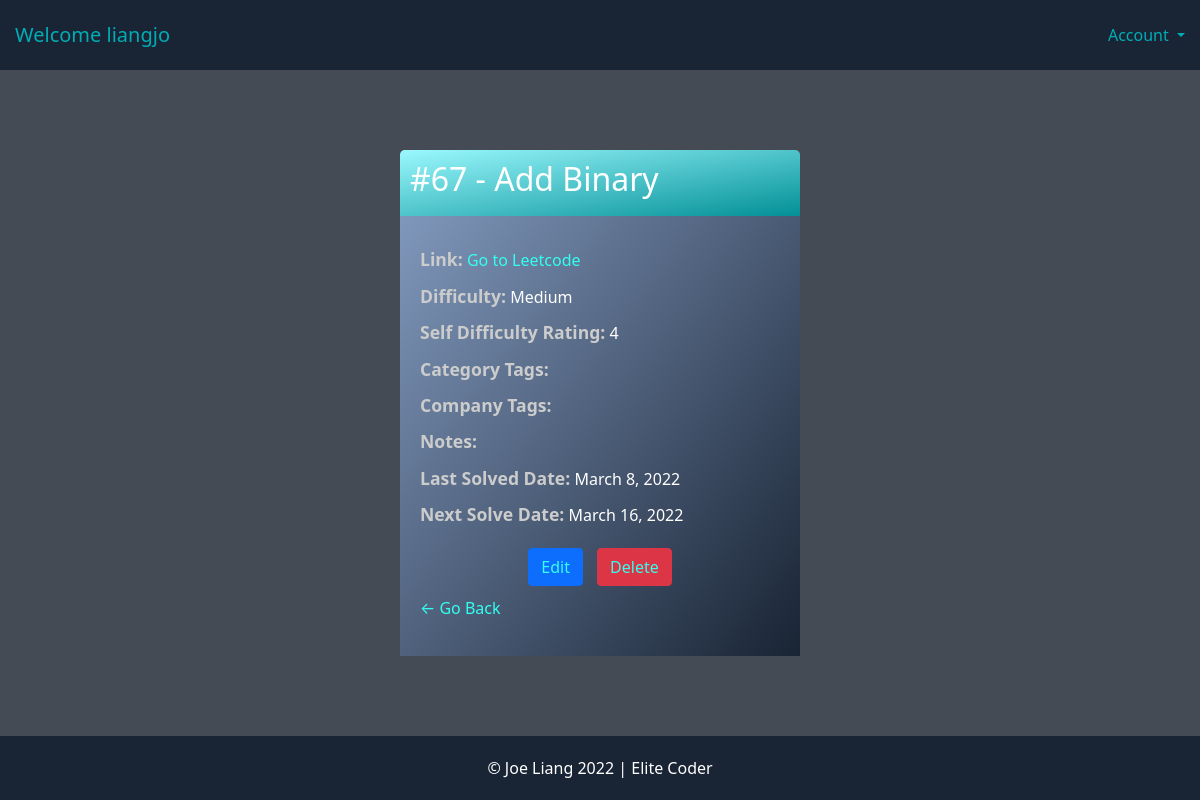
/problem/19/ (signed in), run on an earlier commit of the app's database.
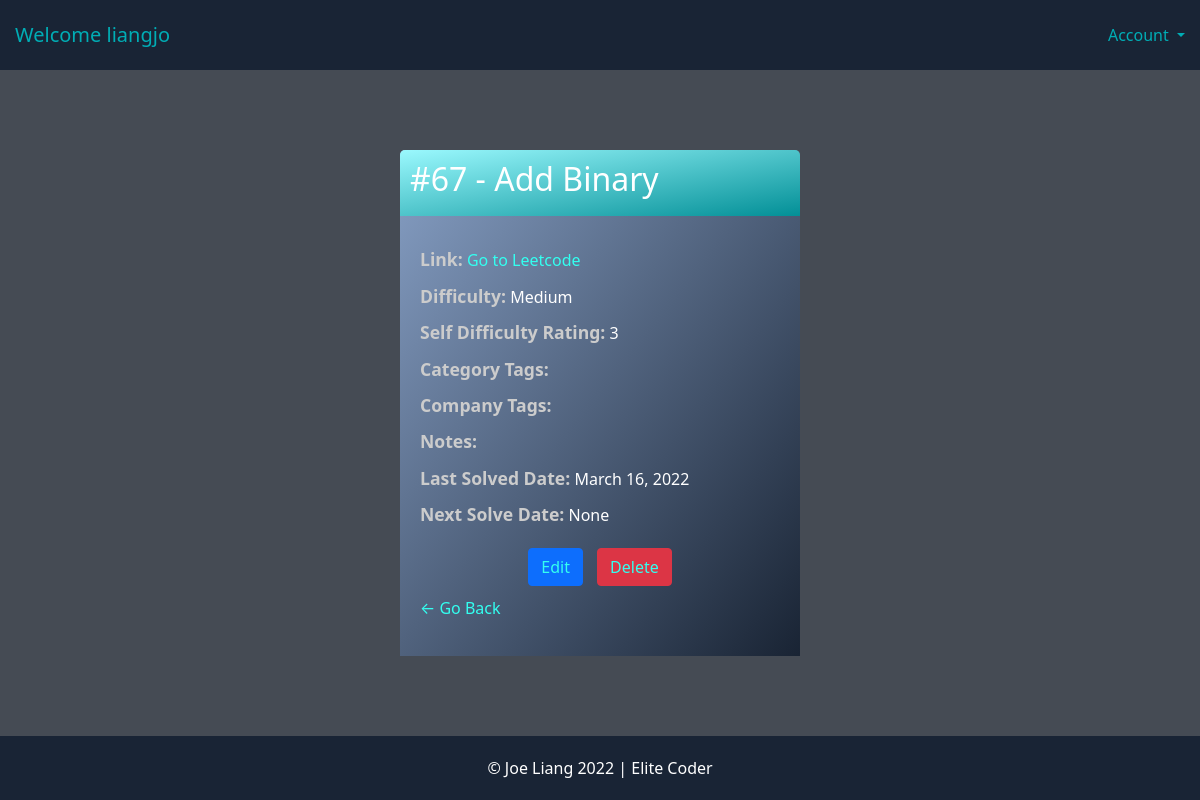
And on a later commit of the database.
### account/models.py (models this page shows, shortened)
class Account(AbstractBaseUser):
	email 					= models.EmailField(verbose_name="email", max_length=60, unique=True)
	username 				= models.CharField(max_length=30, unique=True)
	date_joined				= models.DateTimeField(verbose_name='date joined', auto_now_add=True)
	last_login				= models.DateTimeField(verbose_name='last login', auto_now=True)
	is_admin				= models.BooleanField(default=False)
	is_active				= models.BooleanField(default=True)
	is_staff				= models.BooleanField(default=False)
	is_superuser			= models.BooleanField(default=False)
	hide_email				= models.BooleanField(default=True)
	USERNAME_FIELD = 'email'
	REQUIRED_FIELDS = ['username']
	objects = MyAccountManager()
	def __str__(self):
		return self.username

### base/models.py (models this page shows, shortened)
class Problem(models.Model):
   user = models.ForeignKey(User, on_delete=models.CASCADE, null=True, blank=True)
   number = models.PositiveIntegerField()
   title = models.CharField(max_length=100)
   link = models.URLField(max_length=500, default="")
   difficulty = models.CharField(max_length=6, choices=DIFFICULTY_CHOICES, default='medium')
   rating = models.CharField(verbose_name='Self Difficulty Rating', max_length=2, choices=RATING_CHOICES, default='3')
   categories = models.TextField(default='', verbose_name="Category Tags (comma separated)", blank=True)
   companies = models.TextField(default='', verbose_name="Company Tags (comma separated)", blank=True)
   notes = models.TextField(default='', blank=True)
   last_solved = models.DateField(default=date.today)
   next_solve = models.DateField(null=True, blank=True)
   def __str__(self):
      return '#'+str(self.number)+' - '+self.title

### base/views.py (the view)
# urls.py: path('problem/<int:pk>/', ProblemDetail.as_view(), name='problem-detail'),
class ProblemDetail(LoginRequiredMixin, DetailView):
    model = Problem
    context_object_name = 'problem'

### base/templates/base/problem_detail.html
{% extends 'base/base.html' %}
{% block content %}
<div class="form-small">
    <div class="header-bar">
        <h2>{{problem}}</h2>
    </div>
    <div class="card-body">
        <div class="detail-item"><span class="detail-item-name">Link:</span> <a href={{problem.link}} target="_blank">Go to Leetcode</a></div>
        <div class="detail-item"><span class="detail-item-name">Difficulty:</span> {{problem.difficulty}}</div>
        <div class="detail-item"><span class="detail-item-name">Self Difficulty Rating:</span> {{problem.rating}}</div>
        <div class="detail-item"><span class="detail-item-name">Category Tags:</span> {{problem.categories}}</div>
        <div class="detail-item"><span class="detail-item-name">Company Tags:</span> {{problem.companies}}</div>
        <div class="detail-item"><span class="detail-item-name">Notes:</span> {{problem.notes}}</div>
        <div class="detail-item"><span class="detail-item-name">Last Solved Date:</span> {{problem.last_solved}}</div>
        <div class="detail-item"><span class="detail-item-name">Next Solve Date:</span> {{problem.next_solve}}</div>
        <div style="text-align: center; margin-top: 20px;">
            <button style="margin-right: 10px;" class="btn btn-primary"><a href="{% url 'problem-update' problem.id %}">Edit</a></button>
            <button class="btn btn-danger"><a href="{% url 'problem-delete' problem.id %}">Delete</a></button>
        </div>
        <p><a href="{% url 'problems' %}">&#8592; Go Back</a></p>
    </div>
</div>
{% endblock content %}

### base/templates/base/base.html (shortened to what this page needs)
<!DOCTYPE html>
<html lang="en">
<head>
    <link rel="stylesheet" href="https://cdn.jsdelivr.net/npm/bootstrap@5.1.3/dist/css/bootstrap.min.css">
    {% load static %}
    <link href="{% static 'base.css' %}" rel="stylesheet">
    <link href="{% static 'header.css' %}" rel="stylesheet">
    <link href="{% static 'form.css' %}" rel="stylesheet">
    <link href="{% static 'responsive.css' %}" rel="stylesheet">
</head>
<body>
    {% include "base/header.html" %}
    <div class="content">
        {% block content %}
        {% endblock content %}
    </div>
    <footer>
        <div>&copy; Joe Liang <span id="year"></span> | <span>Elite Coder</span></div>
    </footer>
</body>
</html>

### base/templates/base/header.html (shortened to what this page needs)
<header>
    {% if request.user.is_authenticated %}
    <nav class="nav-head">
        <a class="navbar-brand" href="{% url 'problems' %}">Welcome {{request.user}}</a>
        <ul class="navbar-nav mr-auto">
            <li class="nav-item dropdown">
                <a class="nav-link dropdown-toggle" href="/" id="navbarDropdownMenuLink" role="button" data-bs-toggle="dropdown" aria-expanded="false">
                  Account
                </a>
            </li>
        </ul>
    </nav>
    {% endif %}
</header>

### static/base.css (style rules this page uses)
body { min-height: 100vh; display: flex; flex-flow: column; }
a { text-decoration: none; }
.content { background-color: hsl(216,10%,30%); flex: 1 }
footer { padding: 20px; min-height: 60px; text-align: center; background-color: #192435; color: white; }

### static/header.css (style rules this page uses)
header { padding: 15px; background-color: #192435; }
header a, .nav-link { color: #00adb5; text-decoration: none; }
.nav-head { display: flex; justify-content: space-between; }

### static/form.css (style rules this page uses)
.form-small { max-width: 400px; margin: 80px auto; background: linear-gradient(to bottom right, hsl(216,35%,65%), hsl(216,35%,15%)); border-radius: 5px 5px 0 0; }
.form-small a, .form-big a { color: #33FFF0; }
.header-bar { background: linear-gradient(to bottom right, hsl(183,97%,80%), hsl(183,97%,30%)); color: white; padding: 10px; border-radius: 5px 5px 0 0; }
.card-body { padding: 20px; }
.card-body button { margin-bottom: 10px; }
.card-body p, .card-body label { color: white; }
.card-body .detail-item { margin: 10px auto; color: white; }
.card-body .detail-item-name { font-size: 1.1rem; font-weight: 600; color: hsl(0,0%,80%); }

What changed in the data, as far as the page shows it:
changed Problem "#67 - Add Binary": rating "4" → "3"; last_solved "March 8, 2022" → "March 16, 2022"; next_solve "March 16, 2022" → "None"
